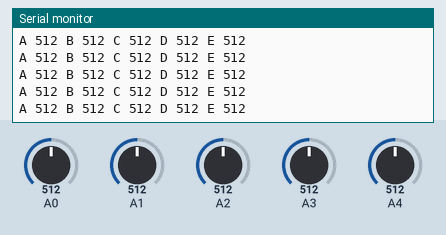
A sketch run on a simulated Arduino Uno, built with avr-gcc and run on an emulated ATmega328P. Shown: the last lines printed to the serial monitor. Inputs (shaded band) come from the test bench; at power-on: A4 = 512, A1 = 512, A0 = 512, A2 = 512, A3 = 512.

Above: at 4.2 s.
4.3 s: A4 set to 107
At 5.3 s:
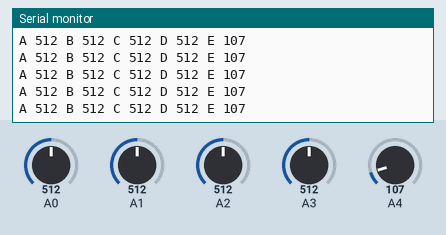
5.8 s: A4 set to 91
At 6.6 s:
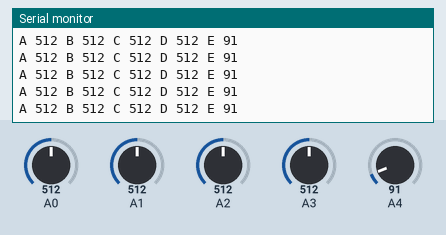
11.8 s: A1 set to 108
At 12.4 s:
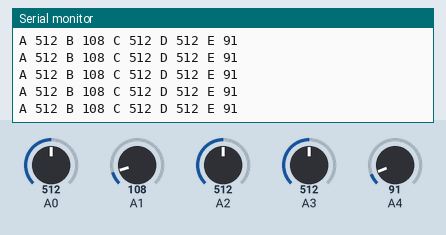
14.8 s: A1 set to 91
At 15.5 s:
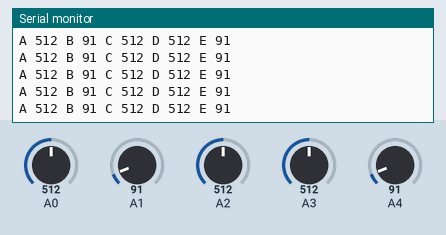
Timing chart, 0 to 17.8 s (numbered marks = the images above; inputs shaded):
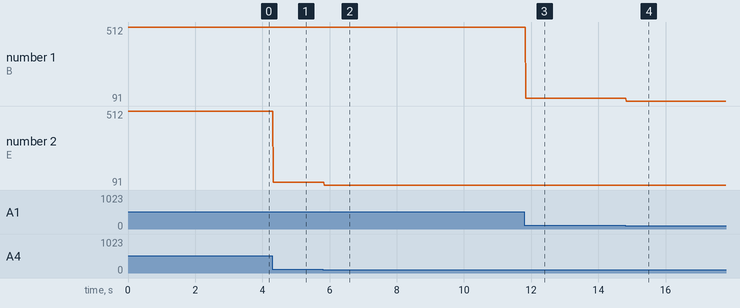

Measured:
- after the input at 4.3 s, the serial monitor: prints a new line at once (image 1)
- after the input at 5.8 s, the serial monitor: prints a new line at once (image 2)
- after the input at 11.8 s, the serial monitor: prints a new line at once (image 3)
- after the input at 14.8 s, the serial monitor: prints a new line at once (image 4)
- plotted number 1: 512 → 108 after the input at 11.8 s
- plotted number 2: 512 → 107 after the input at 4.3 s, 107 → 91 after the input at 5.8 s

The sketch:

sensorized_hand.ino
```cpp
const int delay_between_measaures = 1;
void setup(){
  Serial.begin(19200); //this baud is compatible with BT
}
void loop()
{
  Serial.print("A "); Serial.print(analogRead(A0));
  Serial.print(" B "); Serial.print(analogRead(A1));
  Serial.print(" C "); Serial.print(analogRead(A2));
  Serial.print(" D "); Serial.print(analogRead(A3));
  Serial.print(" E "); Serial.print(analogRead(A4));
  Serial.println(); //empty line to see measures differences
  delay(delay_between_measaures);

  /*
  values seems to be like that:
  450-500 - straight
  600 - a little bit
  800 - full
  */
}
```
